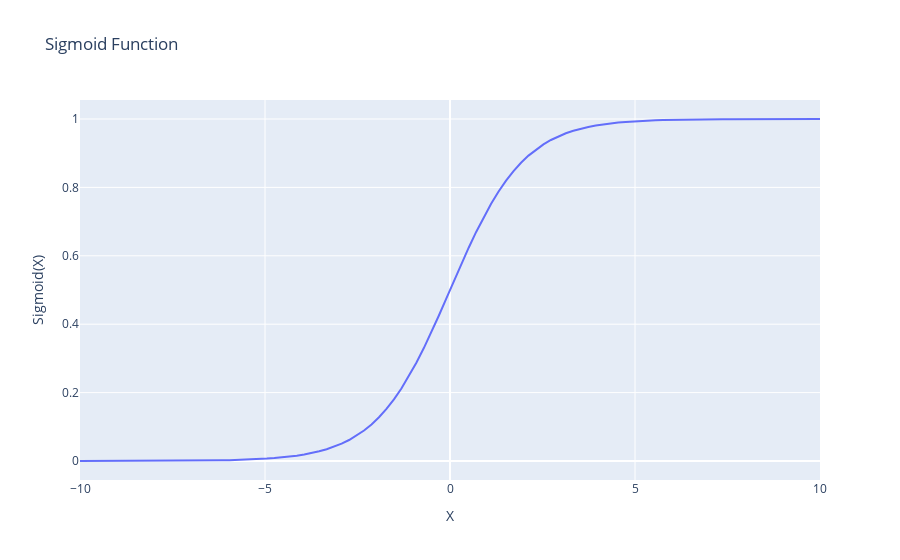

Notebook code for this chart:
### Markdown cell above
# Softmax Function

### Code cell
x=np.linspace(-10, 10, 100)
z=1/(1+np.exp(-x))
px.line(x=x, y=z,
       labels={'x':'X', 'y':'Sigmoid(X)'}, title='Sigmoid Function')
